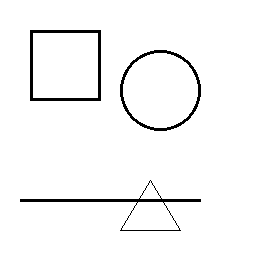
#> input picture 3️ Filtros de Detecção e Realce de Bordas/3.png, 256 x 256 px
$ python sobel.py
#> lines starting #> are read from the running program, lines starting #| are printed output that depends on the picture; after the words box and inside, x2 and y2 are one past the last pixel; in counts of white or black regions, pixels touching at a corner belong together
#> further down, imagem_original is the input picture: PIL image 256x256 L; 96.6% white; 3 black regions, box (x1, y1, x2, y2) and area: (30, 30, 101, 101) 816, (120, 50, 201, 131) 716, (20, 180, 201, 231) 697
from PIL import Image
import numpy as np

def aplicar_filtro_sobel(imagem):
    imagem = imagem.convert('L')
    matriz = np.array(imagem, dtype='int32')

    sobel_x = np.array([[-1, 0, 1],
                        [-2, 0, 2],
                        [-1, 0, 1]])

    sobel_y = np.array([[-1, -2, -1],
                        [ 0,  0,  0],
                        [ 1,  2,  1]])

    altura, largura = matriz.shape
#> altura = 256; largura = 256
    resultado = np.zeros((altura, largura), dtype='uint8')

    for i in range(1, altura-1):
        for j in range(1, largura-1):
            regiao = matriz[i-1:i+2, j-1:j+2]
            gx = np.sum(sobel_x * regiao)
            gy = np.sum(sobel_y * regiao)
            gradiente = np.sqrt(gx**2 + gy**2)
            resultado[i, j] = min(255, int(gradiente))
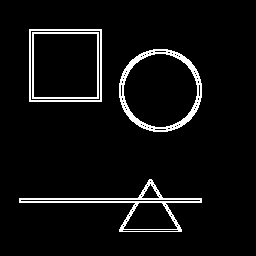
#> resultado: shape (256, 256); 5.4% white in thin lines or dots, all inside (x1, y1, x2, y2) = (19, 29, 202, 232)

    return Image.fromarray(resultado)

imagem_original = Image.open('3.png')
imagem_sobel = aplicar_filtro_sobel(imagem_original)

imagem_sobel.save('3mod.png')
